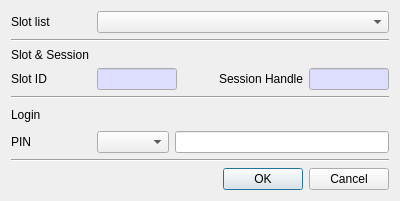
<?xml version="1.0" encoding="UTF-8"?>
<ui version="4.0">
 <class>LoginDlg</class>
 <widget class="QDialog" name="LoginDlg">
  <property name="geometry">
   <rect>
    <x>0</x>
    <y>0</y>
    <width>400</width>
    <height>198</height>
   </rect>
  </property>
  <property name="windowTitle">
   <string>Login</string>
  </property>
  <layout class="QVBoxLayout" name="verticalLayout">
   <item>
    <layout class="QGridLayout" name="gridLayout_2">
     <property name="topMargin">
      <number>0</number>
     </property>
     <item row="0" column="1">
      <widget class="QComboBox" name="mSlotsCombo">
       <property name="sizePolicy">
        <sizepolicy hsizetype="Preferred" vsizetype="Fixed">
         <horstretch>1</horstretch>
         <verstretch>0</verstretch>
        </sizepolicy>
       </property>
      </widget>
     </item>
     <item row="0" column="0">
      <widget class="QLabel" name="label">
       <property name="minimumSize">
        <size>
         <width>80</width>
         <height>0</height>
        </size>
       </property>
       <property name="text">
        <string>Slot list</string>
       </property>
      </widget>
     </item>
    </layout>
   </item>
   <item>
    <widget class="Line" name="line_3">
     <property name="orientation">
      <enum>Qt::Horizontal</enum>
     </property>
    </widget>
   </item>
   <item>
    <widget class="QLabel" name="label_2">
     <property name="text">
      <string>Slot &amp; Session</string>
     </property>
    </widget>
   </item>
   <item>
    <layout class="QHBoxLayout" name="horizontalLayout">
     <item>
      <widget class="QLabel" name="label_4">
       <property name="minimumSize">
        <size>
         <width>80</width>
         <height>0</height>
        </size>
       </property>
       <property name="maximumSize">
        <size>
         <width>80</width>
         <height>16777215</height>
        </size>
       </property>
       <property name="text">
        <string>Slot ID</string>
       </property>
      </widget>
     </item>
     <item>
      <widget class="QLineEdit" name="mSlotIDText">
       <property name="minimumSize">
        <size>
         <width>80</width>
         <height>0</height>
        </size>
       </property>
       <property name="maximumSize">
        <size>
         <width>80</width>
         <height>16777215</height>
        </size>
       </property>
       <property name="palette">
        <palette>
         <active>
          <colorrole role="Base">
           <brush brushstyle="SolidPattern">
            <color alpha="255">
             <red>221</red>
             <green>221</green>
             <blue>255</blue>
            </color>
           </brush>
          </colorrole>
         </active>
         <inactive>
          <colorrole role="Base">
           <brush brushstyle="SolidPattern">
            <color alpha="255">
             <red>221</red>
             <green>221</green>
             <blue>255</blue>
            </color>
           </brush>
          </colorrole>
         </inactive>
         <disabled>
          <colorrole role="Base">
           <brush brushstyle="SolidPattern">
            <color alpha="255">
             <red>240</red>
             <green>240</green>
             <blue>240</blue>
            </color>
           </brush>
          </colorrole>
         </disabled>
        </palette>
       </property>
       <property name="readOnly">
        <bool>true</bool>
       </property>
      </widget>
     </item>
     <item>
      <spacer name="horizontalSpacer_3">
       <property name="orientation">
        <enum>Qt::Horizontal</enum>
       </property>
       <property name="sizeHint" stdset="0">
        <size>
         <width>40</width>
         <height>20</height>
        </size>
       </property>
      </spacer>
     </item>
     <item>
      <widget class="QLabel" name="label_5">
       <property name="text">
        <string>Session Handle</string>
       </property>
      </widget>
     </item>
     <item>
      <widget class="QLineEdit" name="mSessionText">
       <property name="minimumSize">
        <size>
         <width>80</width>
         <height>0</height>
        </size>
       </property>
       <property name="maximumSize">
        <size>
         <width>80</width>
         <height>16777215</height>
        </size>
       </property>
       <property name="palette">
        <palette>
         <active>
          <colorrole role="Base">
           <brush brushstyle="SolidPattern">
            <color alpha="255">
             <red>221</red>
             <green>221</green>
             <blue>255</blue>
            </color>
           </brush>
          </colorrole>
         </active>
         <inactive>
          <colorrole role="Base">
           <brush brushstyle="SolidPattern">
            <color alpha="255">
             <red>221</red>
             <green>221</green>
             <blue>255</blue>
            </color>
           </brush>
          </colorrole>
         </inactive>
         <disabled>
          <colorrole role="Base">
           <brush brushstyle="SolidPattern">
            <color alpha="255">
             <red>240</red>
             <green>240</green>
             <blue>240</blue>
            </color>
           </brush>
          </colorrole>
         </disabled>
        </palette>
       </property>
       <property name="readOnly">
        <bool>true</bool>
       </property>
      </widget>
     </item>
    </layout>
   </item>
   <item>
    <widget class="Line" name="line">
     <property name="orientation">
      <enum>Qt::Horizontal</enum>
     </property>
    </widget>
   </item>
   <item>
    <layout class="QGridLayout" name="gridLayout_3">
     <property name="topMargin">
      <number>0</number>
     </property>
     <item row="0" column="0">
      <widget class="QLabel" name="label_3">
       <property name="minimumSize">
        <size>
         <width>80</width>
         <height>0</height>
        </size>
       </property>
       <property name="maximumSize">
        <size>
         <width>80</width>
         <height>16777215</height>
        </size>
       </property>
       <property name="text">
        <string>Login</string>
       </property>
      </widget>
     </item>
     <item row="0" column="1">
      <spacer name="horizontalSpacer">
       <property name="orientation">
        <enum>Qt::Horizontal</enum>
       </property>
       <property name="sizeHint" stdset="0">
        <size>
         <width>40</width>
         <height>20</height>
        </size>
       </property>
      </spacer>
     </item>
    </layout>
   </item>
   <item>
    <layout class="QGridLayout" name="gridLayout">
     <item row="0" column="0">
      <widget class="QLabel" name="label_6">
       <property name="minimumSize">
        <size>
         <width>80</width>
         <height>0</height>
        </size>
       </property>
       <property name="text">
        <string>PIN</string>
       </property>
      </widget>
     </item>
     <item row="0" column="2">
      <widget class="QLineEdit" name="mPinText"/>
     </item>
     <item row="0" column="1">
      <widget class="QComboBox" name="mTypeCombo"/>
     </item>
    </layout>
   </item>
   <item>
    <widget class="Line" name="line_2">
     <property name="orientation">
      <enum>Qt::Horizontal</enum>
     </property>
    </widget>
   </item>
   <item>
    <widget class="QDialogButtonBox" name="buttonBox">
     <property name="orientation">
      <enum>Qt::Horizontal</enum>
     </property>
     <property name="standardButtons">
      <set>QDialogButtonBox::Cancel|QDialogButtonBox::Ok</set>
     </property>
    </widget>
   </item>
  </layout>
 </widget>
 <tabstops>
  <tabstop>mSlotsCombo</tabstop>
  <tabstop>mSlotIDText</tabstop>
  <tabstop>mSessionText</tabstop>
  <tabstop>mPinText</tabstop>
 </tabstops>
 <resources/>
 <connections>
  <connection>
   <sender>buttonBox</sender>
   <signal>accepted()</signal>
   <receiver>LoginDlg</receiver>
   <slot>accept()</slot>
   <hints>
    <hint type="sourcelabel">
     <x>248</x>
     <y>254</y>
    </hint>
    <hint type="destinationlabel">
     <x>157</x>
     <y>274</y>
    </hint>
   </hints>
  </connection>
  <connection>
   <sender>buttonBox</sender>
   <signal>rejected()</signal>
   <receiver>LoginDlg</receiver>
   <slot>reject()</slot>
   <hints>
    <hint type="sourcelabel">
     <x>316</x>
     <y>260</y>
    </hint>
    <hint type="destinationlabel">
     <x>286</x>
     <y>274</y>
    </hint>
   </hints>
  </connection>
 </connections>
</ui>
